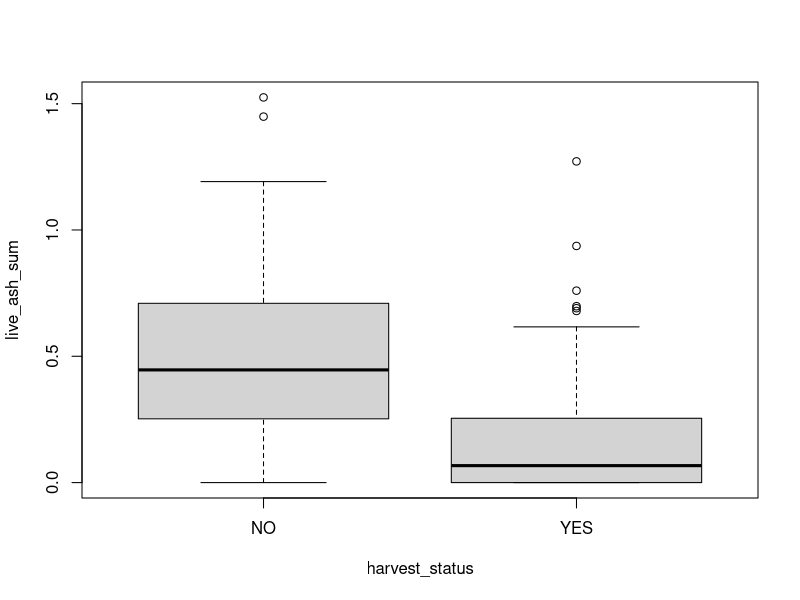
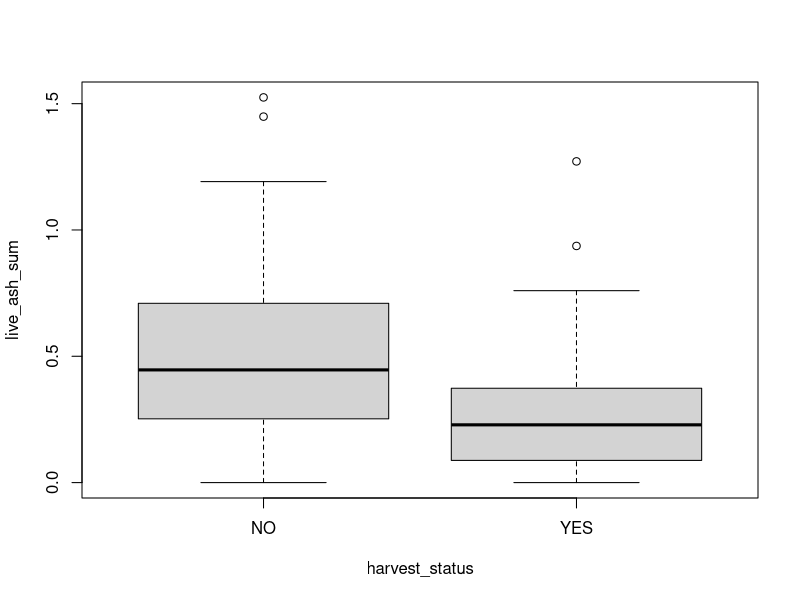
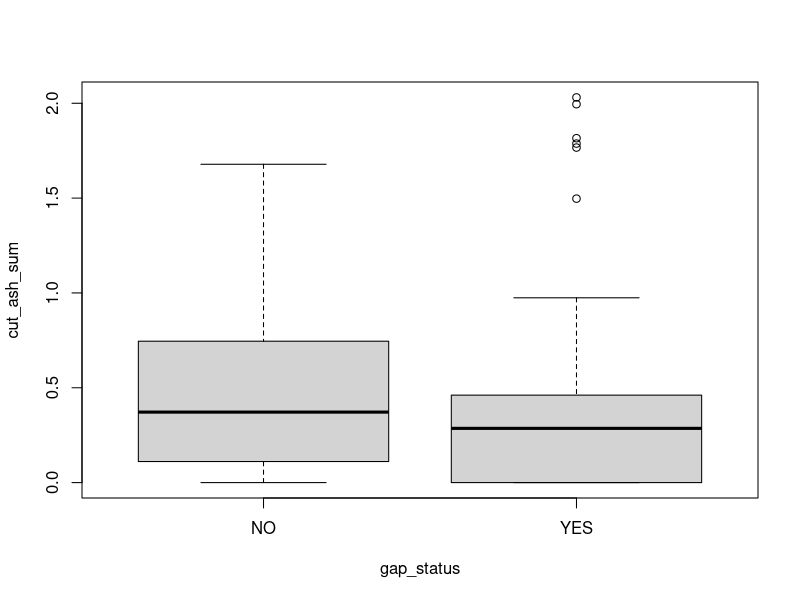

These figures' R source, in order:
#hanusia higgins
#Oct. 23 2020
#initial data exploration/visualization

stand_info <- read.csv("STAND_INFO_EAB_project_2020_cleaned_data.csv")
plot_info <- read.csv("PLOT_INFO_EAB_project_2020_cleaned_data.csv")
overstory_data <- read.csv("TREES_EAB_project_2020_cleaned_data.csv")

library(tibble)
library(ggplot2)

glimpse(overstory_data)
glimpse(plot_info)
glimpse(stand_info)

#changing name of plot_ID column since it had some weird characters in it
names(overstory_data)[1] <- "plot_ID"
names(plot_info)[1] <- "plot_ID"
#names(overstory_data) #success!
#names(plot_info)

#ditto for the first column, "Property" in stand_info
names(stand_info)[1]<- "Property"
# names(stand_info) #works out!

#merging the overstory df w/ the plot_info df on the basis of the plot_ID column
overstory_plus <- merge(x=overstory_data,y=plot_info,by="plot_ID")

#converting stump height & diam to DBH- using James Westfall paper from USFS
#IMPORTANT: these values are specific to white ash; dif species have dif constants!!
#IMPORTANT QUESTION: can I use measurements in cm for this?! I don't see why not...
#altho ACTUALLY we'd have to convert stump height-dbh relation to all meters or all feet.
#variables for this formula: dbhi = di * (4.5/hi)^B0 + B1(4.5-h) + Ei
#dbhi = estimated DBH for tree 'i'
#di = stump diameter (in.) for tree i;
#hi = stump height (ft.) for tree i;
#B0 & B1 = estimated fixed-effects parameters; 
#(for white ash, B0 = -0.1074 & B1 = 0.0685)
#Ei = random error for tree i
#IN THE BELOW MODEL, I'm gonna convert things to use METRIC, not imperial, units!

overstory_plus$ASH_stump_DBH <- rep(NA)
overstory_plus$BA_sqm <- rep(NA)

#calculating BA for live trees & stumps using standard conversion from DBH to BA
#overstory_plus$BA_sqft <- overstory_plus$DBH_cm*overstory_plus$DBH_cm*0.005454

#BUT SINCE WE WANNA DO IT USING METRIC UNITS:
#RIGHT NOW THIS IS ONLY DOING IT CORRECTLY FOR LIVE TREES, NOT USING THE CORRECT DATA FOR STUMPS!!
overstory_plus$BA_sqm <- overstory_plus$DBH_cm*overstory_plus$DBH_cm*pi/40000

#only calculating the stump DBH w/ these constants for ash
for(i in nrow(overstory_plus)){
  if(overstory_plus$species[i]=="FRAM"){
  overstory_plus$ASH_stump_DBH[i] <- 
    (overstory_plus$DBH_cm[i]*((1.3716/overstory_plus$height_m[i])^-0.1074) +
    0.0685*(1.3716-overstory_plus$height_m[i]) + 0)
  # and then converting that to BA, for ASH stumps only
  overstory_plus$BA_sqm[i] <- 
    overstory_plus$ASH_stump_DBH[i]*overstory_plus$ASH_stump_DBH[i]*pi/40000 
}
}

glimpse(overstory_plus)

#now, for my first trick...find the range of ash basal area removed in harvested sites

#first, creating a factor list of all the individual plot names
plot_names <- unique(overstory_plus$plot_ID)

#trying to find our "missing" plot_ID...
#length(unique(overstory_data$plot_ID)) #=/= the next line
#length(unique(plot_info$plot_ID))

#now subsetting to find out which plot_ID in plot_info is NOT in overstory_data

#subset(plot_info, !(plot_ID %in% overstory_data$plot_ID))

#length(plot_names)
#head(plot_names)
#stand_info$num_plots[stand_info$Stand_code=="GSF396"]
#now that that's resolved (# of individual plot_IDs), I've commented out the unnecessary lines

#then, setting up a dataframe to hold info about each plot 
#w/ its basic stats, info abt ash removed, etc.

ash_cut <- data.frame("plot_ID" = plot_info$plot_ID, 
                      "harvest_status" = plot_info$harvest_status, 
                      "gap_status" = plot_info$gap_status, 
                      "live_ash_sum"=rep(0), #starting @ zero so they can be added to
                      "cut_ash_sum"=rep(0) #ditto
                      #,"any_live_ash"=rep("NA"), #but adding a separate var to tell
                      #"any_cut_ash"=rep("NA") #whether it actually went thru /was counted
                      )

#glimpse(ash_cut)

for (i in 1:nrow(overstory_plus)){ #iterating thru each tree/stump/snag in all plots

  #basically, adding the DBH of each live ash tree in a plot to the sum value
  if(overstory_plus$species[i]=="FRAM"){
    if(overstory_plus$status[i]=="live"){
      ash_cut$live_ash_sum[ash_cut$plot_ID==overstory_plus$plot_ID[i]] <- 
        ash_cut$live_ash_sum[ash_cut$plot_ID==overstory_plus$plot_ID[i]] +
        overstory_plus$BA_sqm[i]
      #using BA calculated from DBH calculated w/ the formula I used above!
    } else if(overstory_plus$status[i]=="stump") {
      ash_cut$cut_ash_sum[ash_cut$plot_ID==overstory_plus$plot_ID[i]] <- 
        ash_cut$cut_ash_sum[ash_cut$plot_ID==overstory_plus$plot_ID[i]] +
        overstory_plus$BA_sqm[i]
    }
  }
  
}

#checking to see if it worked!!
glimpse(ash_cut)
glimpse(ash_cut[ash_cut$harvest_status=="YES",])
#I think it worked!!

#now to create some basic boxplots comparing standing and cut ash BA
# in harvested and non-harvested sites

#quickly getting max and min values for cut ash BA
max(ash_cut$cut_ash_sum)
min(ash_cut$cut_ash_sum)

#this one maps BA (in sq m) of standing ash against harvest status 
#across all plots
boxplot(formula=live_ash_sum~harvest_status, data=ash_cut)

#ditto this one, except comparing only "matrix" plots against unharvested
boxplot(formula=live_ash_sum~harvest_status, 
        data=ash_cut[ash_cut$gap_status=="NO",])

#now just looking @ the spread of CUT ash in harvested sites
boxplot(formula=cut_ash_sum~gap_status,
        data=ash_cut[ash_cut$harvest_status=="YES",])

live_ash_BA_all <- aov(formula=live_ash_sum~harvest_status, data=ash_cut)
print(live_ash_BA_all)
print(summary(live_ash_BA_all))

live_ash_BA_mat <- aov(formula=live_ash_sum~harvest_status, 
                       data=ash_cut[ash_cut$gap_status=="NO",])
print(live_ash_BA_mat)
print(summary(live_ash_BA_mat))
